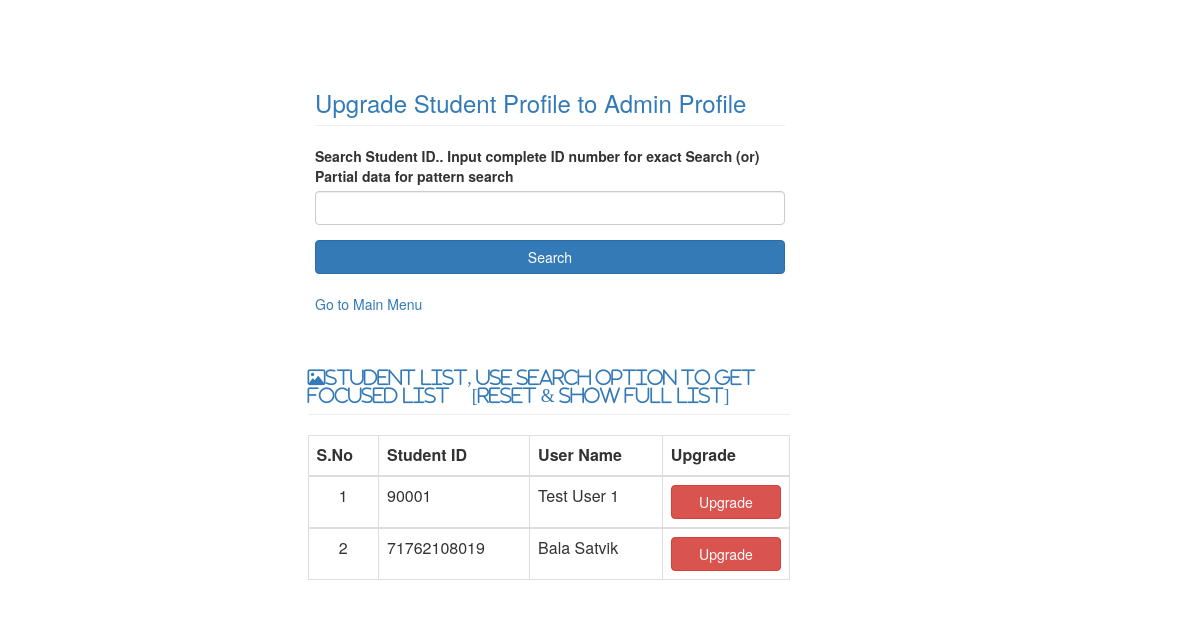
The app's page /upgrade_profile with its own data.
### tables this page shows
CREATE TABLE Credentials (
    emailid TEXT PRIMARY KEY,
    Id_no INTEGER NOT NULL,
    Name TEXT NOT NULL,
    Passwd TEXT NOT NULL,
    Dept integer NOT NULL,
    usergrp TEXT NO NULL
);

### app.py (the view)
@app.route("/upgrade_profile", methods = ["POST","GET"])
def upgrade_profile():
    con = sqlite3.connect("IR40.db")
    con.row_factory = sqlite3.Row
    cur = con.cursor()
    if request.method == "POST":
        Id_no = "%"+request.form["Id_no"]+"%"
        select_query = """ SELECT * from Credentials where usergrp='S' and Id_no LIKE ? order by Id_no ASC"""
        cur.execute(select_query,(Id_no,))
    elif request.method =="GET":
        Id_no = request.args.get("Id_no")
        if  Id_no is None:
            select_query = """ SELECT * from Credentials where usergrp='S' order by Id_no ASC"""
            cur.execute(select_query)
        else:
            select_query = """ SELECT * from Credentials where usergrp='S' and Id_no=? order by Id_no ASC"""
            cur.execute(select_query,[Id_no])
    else:
        select_query = """ SELECT * from Credentials where usergrp='S' order by Id_no ASC"""
        cur.execute(select_query)
    data = cur.fetchall()
    con.close()
    return render_template("upgrade_profile.html", data=data, dataalert="N")

### templates/upgrade_profile.html (shortened to what this page needs)
<html>
    <head>
        <link rel="stylesheet" href="{{url_for('static',filename='css/bootstrap.min.css')}}">
        <link rel="stylesheet" href="{{url_for('static',filename='myfont/css/all.min.css')}}">
    </head>
    <body>
        <div class="col-md-offset-3 col-md-5" style="margin-top:50px">
            <form action="/upgrade_profile" method="POST" enctype="multipart/form-data">
                <h3 class="page-header text-primary">Upgrade Student Profile to Admin Profile</h3>
                 <div class="form-group">
                    <label>Search Student ID.. Input complete ID number for exact Search (or) Partial data for pattern search </label>
                    <input type="text" class="form-control" name="Id_no" required>
                </div>
                <div class="form-group">
                    <input type="submit" value="Search" class="btn btn-primary btn-block">
                    <br>
                    <a href="/menu">Go to Main Menu</a>
                </div>
            </form>
        </div>
        {% if data %}
            <div class="row">
            <div class="col-md-offset-3 col-md-5">
                <h4 class="page-header text-primary "><span class="fa fa-image">Student List, Use Search Option to Get Focused List &nbsp;&nbsp;&nbsp;&nbsp;<a href="{{url_for('upgrade_profile')}}">[Reset & Show Full List]</a></span></h4>
                 <table class="table table-bordered">
                      <thead>
                            <tr>
                            <th>S.No</th>
                            <th>Student ID</th>
                            <th>User Name</th>
                            <th>Upgrade</th>
                        </tr>
                        </thead>
                        {% for res in data %}
                            {% set i=loop.index %}
                                <tbody>
                                    <tr>
                                        <td style="text-align:center">{{i}}</td>
                                        <td>{{res['id_no']}}</a></td>
                                        <td>{{res['Name']}}
                                        <td><a href="{{url_for('upgrade_profile_update', id = res['Id_no'])}}" class="btn btn-danger btn-block">Upgrade</a></td>
                                    </tr>
                                </tbody>
                        {% endfor %}
                      </table>
            </div>
        </div>
        {% endif %}
    </body>
</html>

### records on screen
Credentials: Dept "1", id_no "90001", Name "Test User 1"
Credentials: i "2", id_no "71762108019", Name "Bala Satvik"
